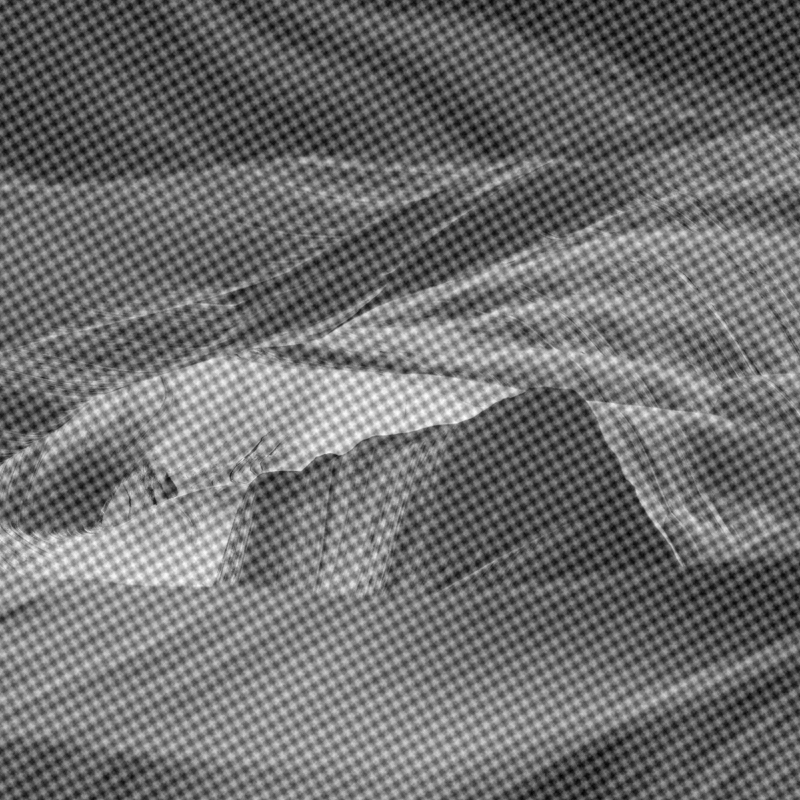
#> input picture Cap05_Mejoramiento_Frecuencia/imagenes/J1.png, 800 x 800 px
$ jupyter execute 'Tarea 02-Filtros en el dominio de Fourier.ipynb'
#> lines starting #> are read from the running program, lines starting #| are printed output that depends on the picture
<h1 align="center"><strong>Tarea 02 - Filtros en el dominio de Fourier</strong></h1>

- Autor: [Renzo Guerrero Huayta](https://github.com/renzoguerrero17)
- Problemas extraídos del curso Fundamentos del procesamiento de imágenes de la Universidad Católica de Chile.

## 1.Enunciado

El objetivo de esta tarea es realizar de manera individual un programa que pueda filtrar imagenes ruidosas usando filtros en el dominio de Fourier. En esta carpeta se encuentran 5 fotografías ruidosas en blanco y negro, que deben ser leídas por un programa y procesadas para filtrar el ruido.

Se debe realizar un programa que basandose en el espectro de frecuencias en 2D logre eliminar el ruido periodico de las imagenes. La entrada del programa es la imagen, la salida es la imagen filtrada. El programa debe ser el mismo para cada imagen, sin embargo, los parametros pueden ser distintos y pueden ser fijados manualmente para cada una de las imagenes. Con este fin disene una funcion que se llame FiltroTarea2 que reciba como entrada la imagen ruidosa 'X' y los n parametros p1, p2, ... pn, de esta manera se ejecuta Y = FiltroTarea2(X,p1,p2,..,pn) para obtener la imagen de salida 'Y'. En la tarea se debe especificar cuales son los parametros para cada una de las imagenes.

## 2.Solución

### 2.1.Visualización

[cell 1]
import os
import numpy as np
import matplotlib.image as mpimg
import matplotlib.pyplot as plt
import cv2
from ipywidgets import interact, interactive, IntSlider, ToggleButtons
import plotly.graph_objects as go

[cell 2]
os.chdir(r"C:\Users\titos\Github\Procesamiento Imagenes\Tareas\imagenes")

[cell 3]
J1 = mpimg.imread('J1.png')
#> J1 is the input picture: shape (800, 800) float32; min 0, max 1, mean 0.434
J2 = mpimg.imread('J2.png')
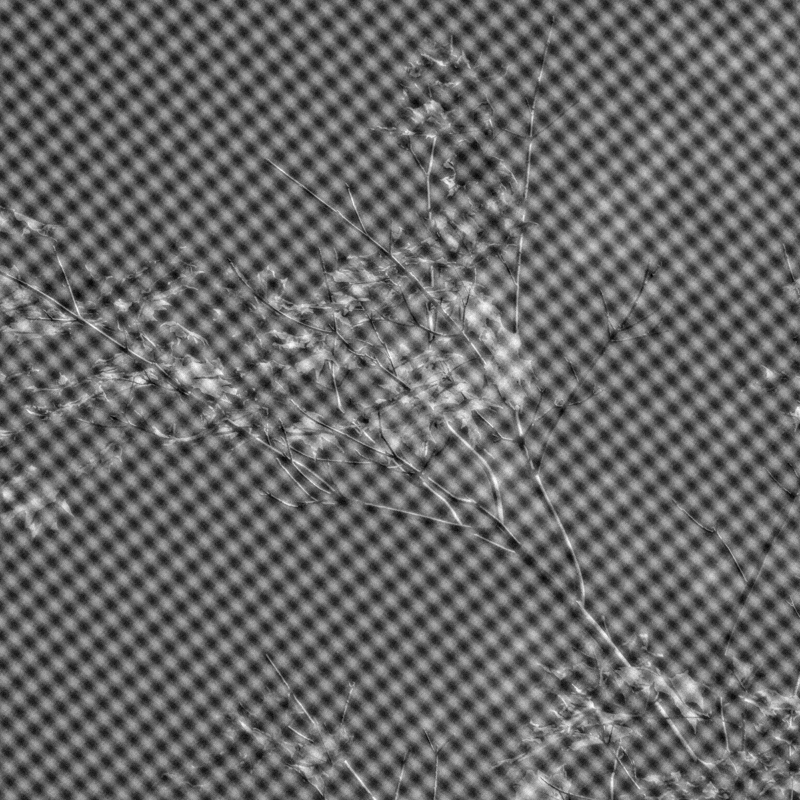
#> input picture Cap05_Mejoramiento_Frecuencia/imagenes/J2.png, 800 x 800 px
#> J2 is the input picture: shape (800, 800) float32; min 0, max 1, mean 0.406
J3 = mpimg.imread('J3.png')
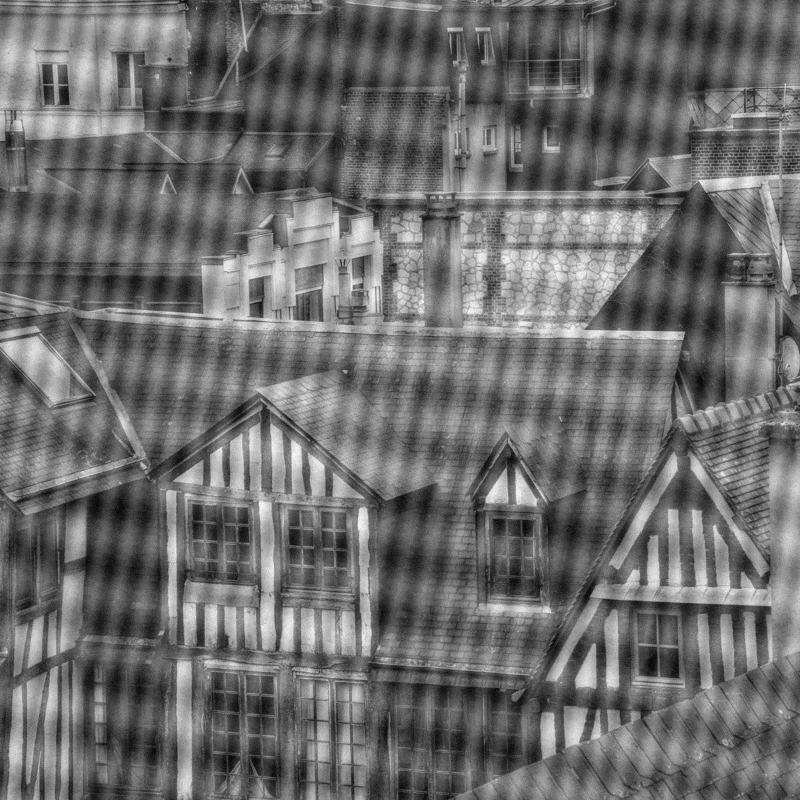
#> input picture Cap05_Mejoramiento_Frecuencia/imagenes/J3.png, 800 x 800 px
#> J3 is the input picture: shape (800, 800) float32; min 0, max 1, mean 0.428
J4 = mpimg.imread('J4.png')
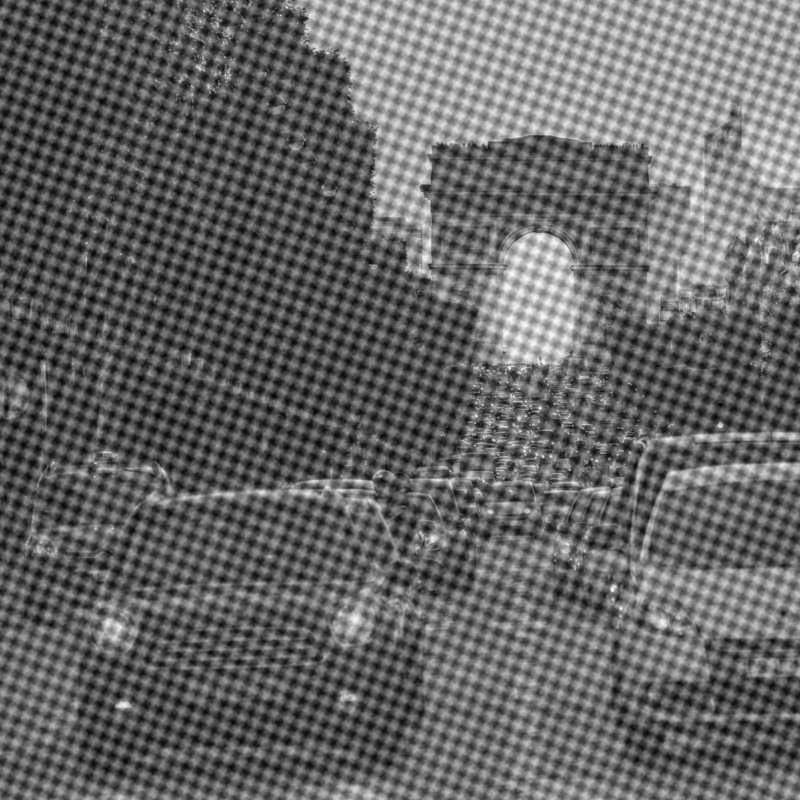
#> input picture Cap05_Mejoramiento_Frecuencia/imagenes/J4.png, 800 x 800 px
#> J4 is the input picture: shape (800, 800) float32; min 0, max 1, mean 0.401
J5 = mpimg.imread('J5.png')
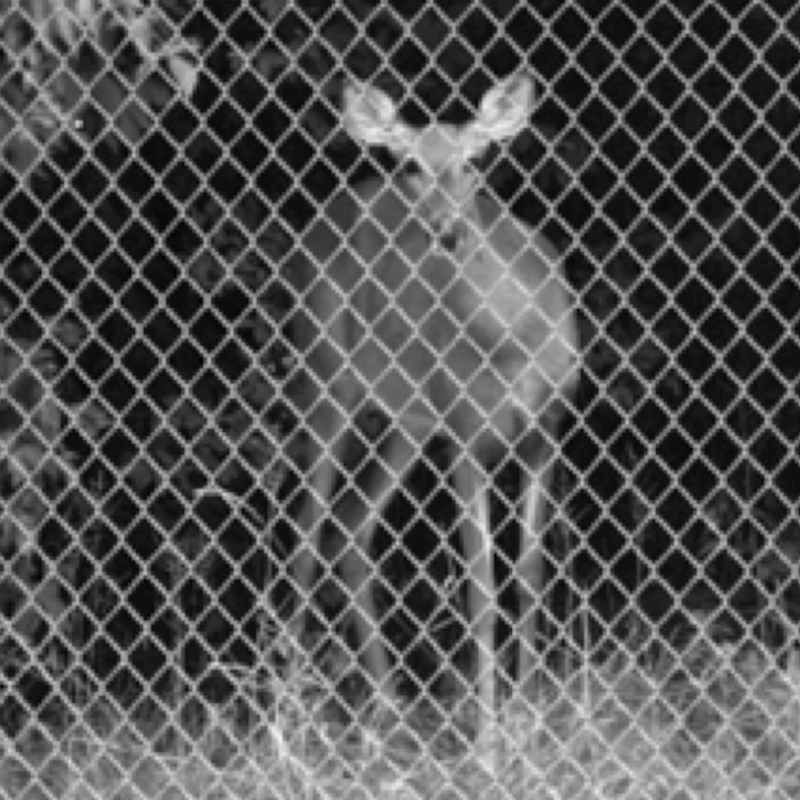
#> input picture Cap05_Mejoramiento_Frecuencia/imagenes/J5.png, 800 x 800 px
#> J5 is the input picture: shape (800, 800) float32; min 0, max 0.961, mean 0.328

[cell 4]
select_image = IntSlider(min = 1, max = 5, description='Imagen:', continuous_update = False)

[cell 5]
def plot_image(image):
    plt.figure(figsize=(8,8))
    if image == 1:
        plt.imshow(J1, cmap='gray')
    elif image == 2:
        plt.imshow(J2, cmap='gray')
    elif image == 3:
        plt.imshow(J3, cmap='gray')
    elif image == 4:
        plt.imshow(J4, cmap='gray')
    elif image == 5:
        plt.imshow(J5, cmap='gray')
    plt.show()

[cell 6]
interactive(plot_image, image = select_image)
#> the sliders are set to image = <module 'ipywidgets.IntSlider_

### 2.2.Función

[cell 7]
def FiltroTarea2(imagen,*args):
#> called with imagen = 'J1.png'
    J1 = mpimg.imread(imagen)
    f = np.fft.fft2(J1)

    # FFTSHIFT
    fshift = np.fft.fftshift(f)
    Fourier = np.fft.fftshift(f)

    # Modulo
    Fourier = np.log(np.abs(Fourier) + 1)

    # Colocamos los puntos en cero--> Filtro de Notch
    if len(args)>1:
        for j in args:
            fshift[j[0]:j[1],j[2]:j[3]] = 0

    elif len(args) == 1:
        aux = args[0]
        #print(args[0])
        for j in aux:
            fshift[j[0]:j[1],j[2]:j[3]] = 0

    filtro = np.log(np.abs(fshift) + 1)

    # Transformada inversa de Fourier

    f_ishift = np.fft.ifftshift(fshift)
    img_back = np.fft.ifft2(f_ishift)
    img_back = np.abs(img_back)

    # Grafica

    plt.figure(1,figsize=(15,15))

    plt.subplot(1, 2, 1)
    plt.title('Imagen original',fontsize = 12)
    plt.imshow(J1,cmap = 'gray')

    plt.subplot(1, 2, 2)
    plt.title('Imagen final',fontsize = 12)
    plt.imshow(img_back,cmap = 'gray')
    plt.show()

### 2.3.Pruebas

#### Imagen J1

[cell 8]
### Puntos ###
pto1Yi,pto1Yd,pto1Xi,pto1Xd = 425,445,328,348
pto2Yi,pto2Yd,pto2Xi,pto2Xd = 355,375,452,472
pto3Yi,pto3Yd,pto3Xi,pto3Xd = 500,520,225,245
pto4Yi,pto4Yd,pto4Xi,pto4Xd = 285,305,560,580
pto5Yi,pto5Yd,pto5Xi,pto5Xd = 390,410,220,240
pto6Yi,pto6Yd,pto6Xi,pto6Xd = 390,410,560,580
pto7Yi,pto7Yd,pto7Xi,pto7Xd = 390,410,160,180
pto8Yi,pto8Yd,pto8Xi,pto8Xd = 390,410,620,640
pto9Yi,pto9Yd,pto9Xi,pto9Xd = 0,800,367,372
pto10Yi,pto10Yd,pto10Xi,pto10Xd = 0,800,423,433
pto11Yi,pto11Yd,pto11Xi,pto11Xd =345,355,0,800
pto12Yi,pto12Yd,pto12Xi,pto12Xd = 445,455,0,800
pto13Yi,pto13Yd,pto13Xi,pto13Xd = 355,365,0,800
pto14Yi,pto14Yd,pto14Xi,pto14Xd = 435,445,0,80

[cell 9]
FiltroTarea2('J1.png',
             [pto1Yi,pto1Yd,pto1Xi,pto1Xd],[pto2Yi,pto2Yd,pto2Xi,pto2Xd],
             [pto3Yi,pto3Yd,pto3Xi,pto3Xd],[pto4Yi,pto4Yd,pto4Xi,pto4Xd],
             [pto5Yi,pto5Yd,pto5Xi,pto5Xd],[pto6Yi,pto6Yd,pto6Xi,pto6Xd],
             [pto7Yi,pto7Yd,pto7Xi,pto7Xd],[pto8Yi,pto8Yd,pto8Xi,pto8Xd],
             [pto9Yi,pto9Yd,pto9Xi,pto9Xd],[pto10Yi,pto10Yd,pto10Xi,pto10Xd],
             [pto11Yi,pto11Yd,pto11Xi,pto11Xd],[pto12Yi,pto12Yd,pto12Xi,pto12Xd],
             [pto13Yi,pto13Yd,pto13Xi,pto13Xd],[pto14Yi,pto14Yd,pto14Xi,pto14Xd])

#### Imagen J2

[cell 10]
### Puntos ###
pto1Yi,pto1Yd,pto1Xi,pto1Xd = 430-20,430+20,365-5,365+5
pto2Yi,pto2Yd,pto2Xi,pto2Xd = 430-5,430+5,365-20,365+20
pto3Yi,pto3Yd,pto3Xi,pto3Xd = 370-20,370+20,435-5,435+5
pto4Yi,pto4Yd,pto4Xi,pto4Xd = 370-5,370+5,435-20,435+20
pto5Yi,pto5Yd,pto5Xi,pto5Xd = 515-5,515+5,345-8,345+8
pto6Yi,pto6Yd,pto6Xi,pto6Xd = 515-10,515+10,345-4,345+4
pto7Yi,pto7Yd,pto7Xi,pto7Xd = 285-5,285+5,455-8,455+8
pto8Yi,pto8Yd,pto8Xi,pto8Xd = 285-10,285+10,455-4,455+4
pto9Yi,pto9Yd,pto9Xi,pto9Xd = 518-20,518+20,560-4,560+4
pto10Yi,pto10Yd,pto10Xi,pto10Xd = 518-4,518+4,560-20,560+20
pto11Yi,pto11Yd,pto11Xi,pto11Xd = 282-20,282+20,240-4,240+4
pto12Yi,pto12Yd,pto12Xi,pto12Xd = 282-4,282+4,240-20,240+20
pto13Yi,pto13Yd,pto13Xi,pto13Xd = 575-5,575+5,273-5,273+5
pto14Yi,pto14Yd,pto14Xi,pto14Xd = 575-20,575+20,273-2,273+2
pto15Yi,pto15Yd,pto15Xi,pto15Xd = 225-5,225+5,527-5,527+5
pto16Yi,pto16Yd,pto16Xi,pto16Xd = 225-20,225+20,527-2,527+2
pto17Yi,pto17Yd,pto17Xi,pto17Xd = 175-15,175+15,275-5,275+5
pto18Yi,pto18Yd,pto18Xi,pto18Xd = 175-5,175+5,275-15,275+15
pto19Yi,pto19Yd,pto19Xi,pto19Xd = 625-15,625+15,525-5,525+5
pto20Yi,pto20Yd,pto20Xi,pto20Xd = 625-5,625+5,525-15,525+15
pto21Yi,pto21Yd,pto21Xi,pto21Xd = 370-10,370+10,380-5,380+5
pto22Yi,pto22Yd,pto22Xi,pto22Xd = 430-10,430+10,420-5,420+5

[cell 11]
FiltroTarea2('J2.png',
             [pto1Yi,pto1Yd,pto1Xi,pto1Xd],[pto2Yi,pto2Yd,pto2Xi,pto2Xd],
             [pto3Yi,pto3Yd,pto3Xi,pto3Xd],[pto4Yi,pto4Yd,pto4Xi,pto4Xd],
             [pto5Yi,pto5Yd,pto5Xi,pto5Xd],[pto6Yi,pto6Yd,pto6Xi,pto6Xd],
             [pto7Yi,pto7Yd,pto7Xi,pto7Xd],[pto8Yi,pto8Yd,pto8Xi,pto8Xd],
             [pto9Yi,pto9Yd,pto9Xi,pto9Xd],[pto10Yi,pto10Yd,pto10Xi,pto10Xd],
             [pto11Yi,pto11Yd,pto11Xi,pto11Xd],[pto12Yi,pto12Yd,pto12Xi,pto12Xd],
             [pto13Yi,pto13Yd,pto13Xi,pto13Xd],[pto14Yi,pto14Yd,pto14Xi,pto14Xd],
             [pto14Yi,pto14Yd,pto14Xi,pto14Xd],[pto15Yi,pto15Yd,pto15Xi,pto15Xd],
             [pto16Yi,pto16Yd,pto16Xi,pto16Xd],[pto17Yi,pto17Yd,pto17Xi,pto17Xd],
             [pto18Yi,pto18Yd,pto18Xi,pto18Xd],[pto19Yi,pto19Yd,pto19Xi,pto19Xd],
             [pto20Yi,pto20Yd,pto20Xi,pto20Xd],[pto21Yi,pto21Yd,pto21Xi,pto21Xd],
             [pto22Yi,pto22Yd,pto22Xi,pto22Xd])

#### Imagen J3

[cell 12]
### Puntos ###
pto1Yi,pto1Yd,pto1Xi,pto1Xd = 395-10,395+10,367-10,367+10
pto2Yi,pto2Yd,pto2Xi,pto2Xd = 405-10,405+10,433-10,433+10
pto3Yi,pto3Yd,pto3Xi,pto3Xd = 415-5,415+5,400-5,400+5
pto4Yi,pto4Yd,pto4Xi,pto4Xd = 385-5,385+5,400-5,400+5
pto5Yi,pto5Yd,pto5Xi,pto5Xd = 270-5,270+5,445-5,445+5
pto6Yi,pto6Yd,pto6Xi,pto6Xd = 530-5,530+5,355-5,355+5
pto7Yi,pto7Yd,pto7Xi,pto7Xd =465-5,465+5,365-5,365+5
pto8Yi,pto8Yd,pto8Xi,pto8Xd =335-5,335+5,435-5,435+5

[cell 13]
FiltroTarea2('J3.png',
             [pto1Yi,pto1Yd,pto1Xi,pto1Xd],[pto2Yi,pto2Yd,pto2Xi,pto2Xd],
             [pto3Yi,pto3Yd,pto3Xi,pto3Xd],[pto4Yi,pto4Yd,pto4Xi,pto4Xd],
             [pto5Yi,pto5Yd,pto5Xi,pto5Xd],[pto6Yi,pto6Yd,pto6Xi,pto6Xd],
             [pto7Yi,pto7Yd,pto7Xi,pto7Xd],[pto8Yi,pto8Yd,pto8Xi,pto8Xd])

#### Imagen J4

[cell 14]
### Puntos ###
pto1Yi,pto1Yd,pto1Xi,pto1Xd = 380-35,380+35,350-2,350+2
pto2Yi,pto2Yd,pto2Xi,pto2Xd = 380-5,380+5,350-20,350+20
pto3Yi,pto3Yd,pto3Xi,pto3Xd = 420-35,420+35,450-2,450+2
pto4Yi,pto4Yd,pto4Xi,pto4Xd = 420-5,420+5,450-20,450+20
pto5Yi,pto5Yd,pto5Xi,pto5Xd = 450-15,450+15,380-3,380+3
pto6Yi,pto6Yd,pto6Xi,pto6Xd = 450-3,450+3,380-15,380+15
pto7Yi,pto7Yd,pto7Xi,pto7Xd = 350-15,350+15,420-3,420+3
pto8Yi,pto8Yd,pto8Xi,pto8Xd = 350-3,350+3,420-15,420+15
pto9Yi,pto9Yd,pto9Xi,pto9Xd = 430-3,430+3,240-18,240+18
pto10Yi,pto10Yd,pto10Xi,pto10Xd = 430-18,430+18,240-3,240+3
pto11Yi,pto11Yd,pto11Xi,pto11Xd = 370-3,370+3,560-18,560+18
pto12Yi,pto12Yd,pto12Xi,pto12Xd = 370-18,370+18,560-3,560+3

[cell 15]
FiltroTarea2('J4.png',
             [pto1Yi,pto1Yd,pto1Xi,pto1Xd],[pto2Yi,pto2Yd,pto2Xi,pto2Xd],
             [pto3Yi,pto3Yd,pto3Xi,pto3Xd],[pto4Yi,pto4Yd,pto4Xi,pto4Xd],
             [pto5Yi,pto5Yd,pto5Xi,pto5Xd],[pto6Yi,pto6Yd,pto6Xi,pto6Xd],
             [pto7Yi,pto7Yd,pto7Xi,pto7Xd],[pto8Yi,pto8Yd,pto8Xi,pto8Xd],
             [pto9Yi,pto9Yd,pto9Xi,pto9Xd],[pto10Yi,pto10Yd,pto10Xi,pto10Xd],
             [pto11Yi,pto11Yd,pto11Xi,pto11Xd],[pto12Yi,pto12Yd,pto12Xi,pto12Xd])

#### Imagen J5

[cell 16]
def Normalizar(f):
    faux = np.ravel(f).astype(float)
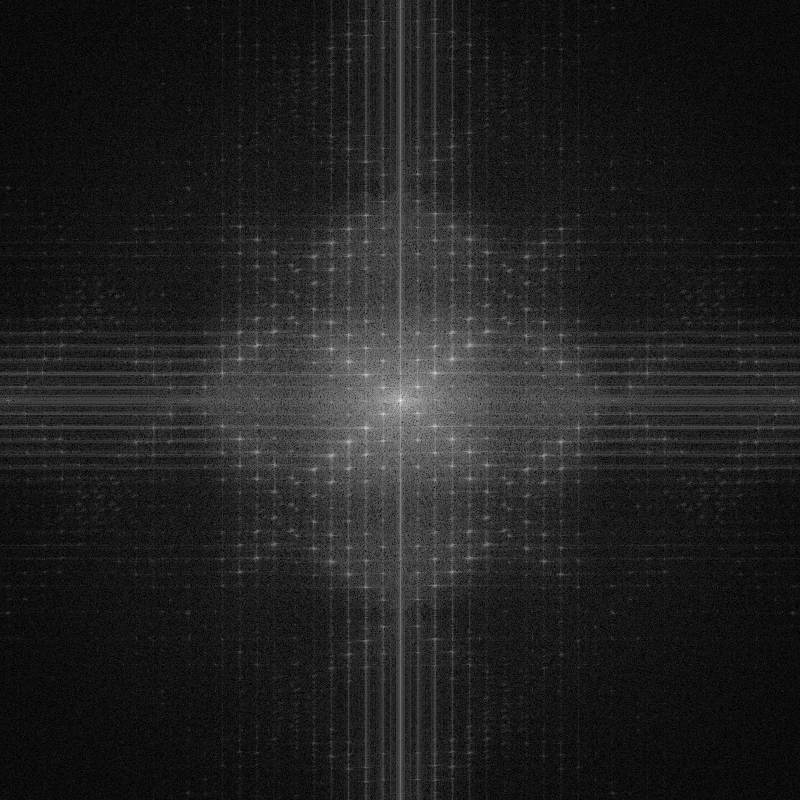
#> f: shape (800, 800) float64; min 0.00136, max 12.26, mean 1.61; drawn with min black and max white
    minimum = faux.min()
#> minimum = 0.00136
    maximum = faux.max()
#> maximum = 12.26
    g = (faux-minimum)*(255) / (maximum-minimum)
    r = g.reshape(f.shape).astype(np.uint8)
    return(r)

[cell 17]
# Transformada de Fourier
f = np.fft.fft2(J5)

# FFTSHIFT
fshift = np.fft.fftshift(f)

### Hallamos los puntos

dibujar = Normalizar(np.log(np.abs(fshift) + 1))

### Convertimos a 3 canales
dibujar_new = cv2.cvtColor(dibujar,cv2.COLOR_GRAY2RGB)

### Circunferencias concéntricas
for i in range(20,300,20):
    cv2.circle(dibujar_new, (400,400),i+2, (0,0,255), 2)
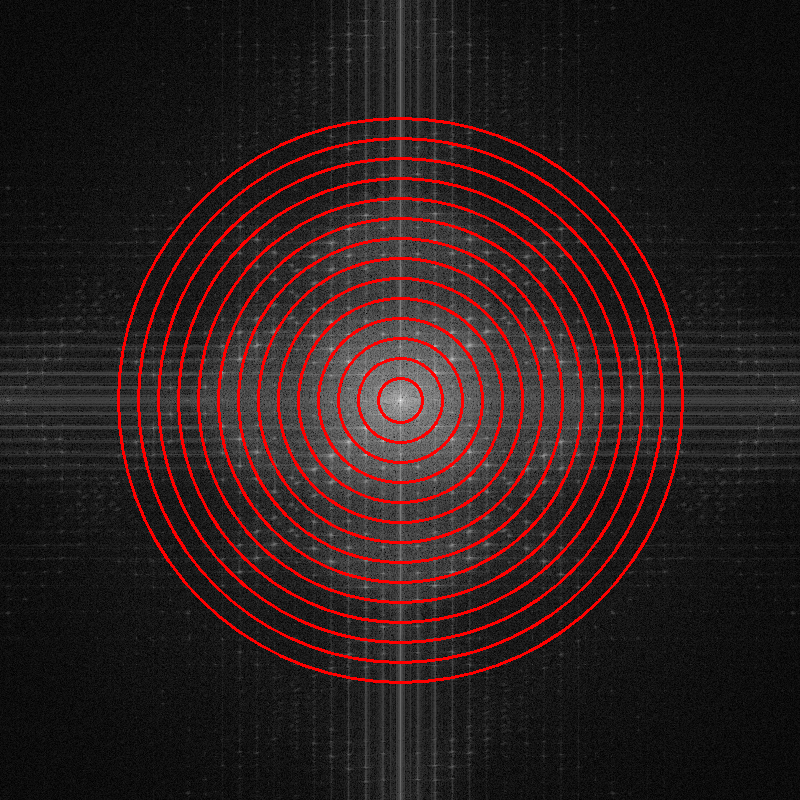
#> dibujar_new: shape (800, 800, 3); mean B, G, R 30, 30, 45.8

### Hallamos las coordenadas
coordenadas = []
for i in range(dibujar_new.shape[0]): # filas Y
    for j in range(dibujar_new.shape[1]): # columnas X
        if (dibujar_new[i][j] == np.array([0,0,255])).all(): # pixeles dentro de la circunferencia
            xy = []
            xy.insert(0,i-1)
            xy.insert(1,i+1)
            xy.insert(2,j-1)
            xy.insert(3,j+1)
            coordenadas.append(xy)

[cell 18]
FiltroTarea2('J5.png',coordenadas)
#> in FiltroTarea2 (call 5), `img_back = np.abs(img_back)`:
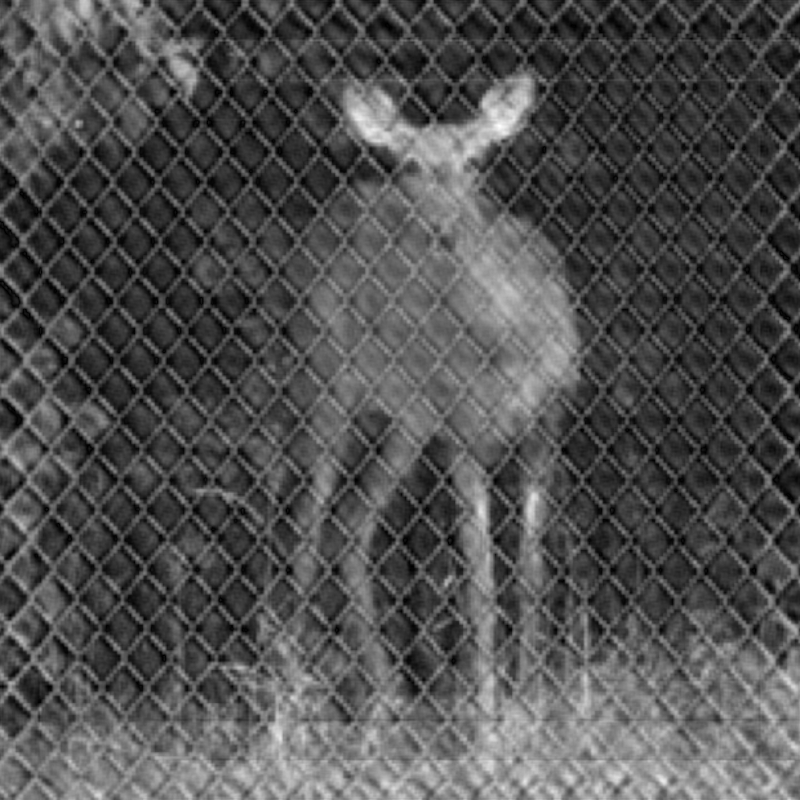
#> img_back: shape (800, 800) float64; min 0.000682, max 1.04, mean 0.33; drawn with min black and max white
